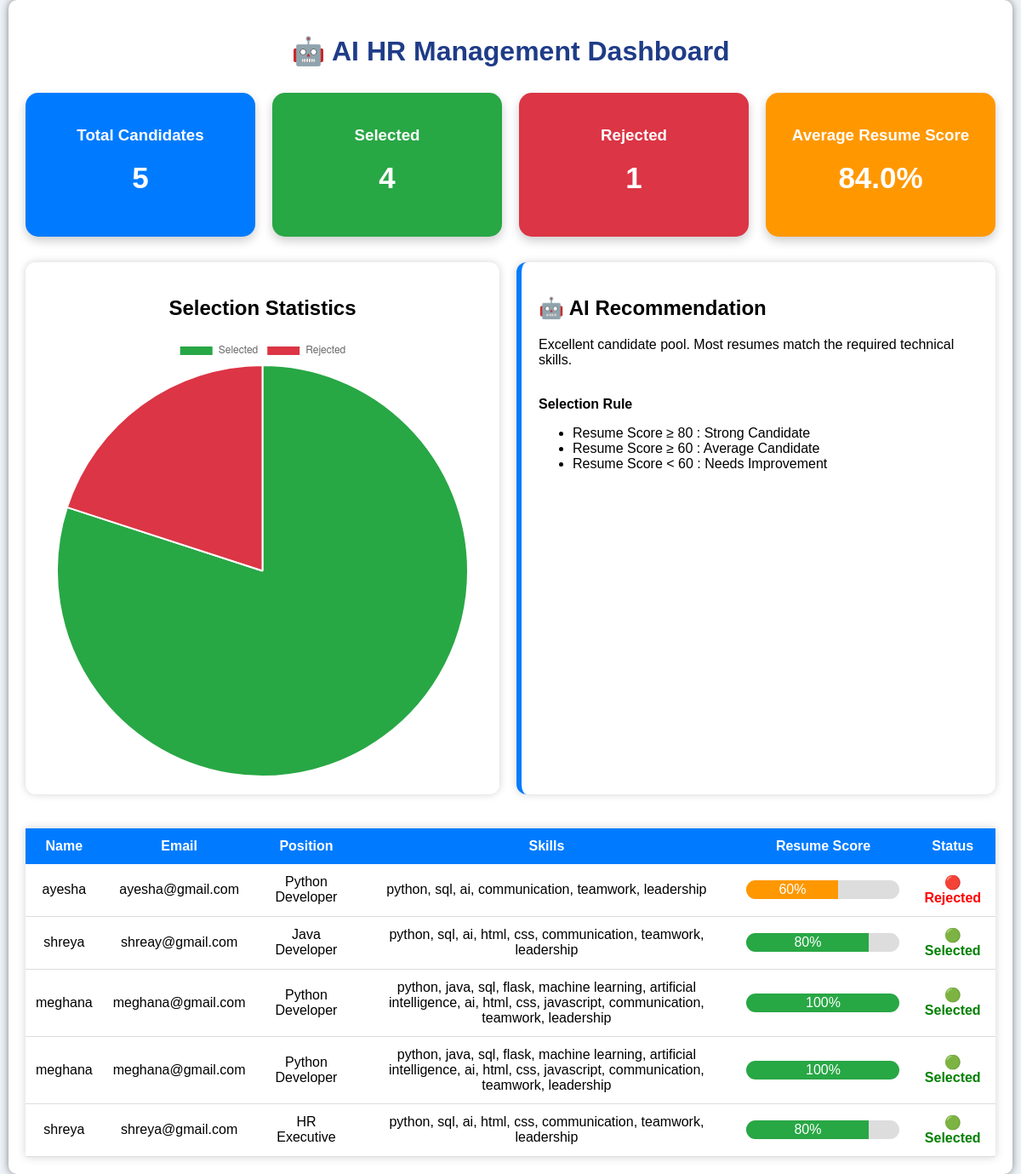
/dashboard, run on the app's committed database.
### tables this page shows
CREATE TABLE candidates (
    id INTEGER PRIMARY KEY AUTOINCREMENT,
    name TEXT,
    email TEXT,
    position TEXT,
    resume TEXT,
    skills TEXT,
    resume_score INTEGER,
    interview_score INTEGER,
    status TEXT
);

### app.py (the view)
@app.route("/dashboard")
def dashboard():
    conn = sqlite3.connect("hrms.db")
    cursor = conn.cursor()
    cursor.execute("""
        SELECT
        name,
        email,
        position,
        skills,
        resume_score,
        status
        FROM candidates
    """)
    candidates = cursor.fetchall()
    cursor.execute("SELECT COUNT(*) FROM candidates")
    total = cursor.fetchone()[0]
    cursor.execute("SELECT COUNT(*) FROM candidates WHERE status='Selected'")
    selected = cursor.fetchone()[0]
    cursor.execute("SELECT COUNT(*) FROM candidates WHERE status='Rejected'")
    rejected = cursor.fetchone()[0]
    cursor.execute("SELECT AVG(resume_score) FROM candidates")
    avg_score = cursor.fetchone()[0]
    if avg_score is None:
        avg_score = 0
    if avg_score >= 80:
        recommendation = "Excellent candidate pool. Most resumes match the required technical skills."
    elif avg_score >= 60:
        recommendation = "Average candidate quality. Conduct technical interviews before selection."
    else:
        recommendation = "Candidate quality is below expectations. Recruit more skilled applicants."
    conn.close()
    return render_template(
        "dashboard.html",
        candidates=candidates,
        total=total,
        selected=selected,
        rejected=rejected,
        avg_score=round(avg_score, 1),
        recommendation=recommendation
    )

### templates/dashboard.html (shortened to what this page needs)
<!DOCTYPE html>
<html>
<head>
    <link rel="stylesheet" href="{{ url_for('static', filename='style.css') }}">
</head>
<body>
<div class="container">
<h1>🤖 AI HR Management Dashboard</h1>
<div class="cards">
<div class="card blue">
<h3>Total Candidates</h3>
<h2>{{ total }}</h2>
</div>
<div class="card green">
<h3>Selected</h3>
<h2>{{ selected }}</h2>
</div>
<div class="card red">
<h3>Rejected</h3>
<h2>{{ rejected }}</h2>
</div>
<div class="card orange">
<h3>Average Resume Score</h3>
<h2>{{ avg_score }}%</h2>
</div>
</div>
<div class="middle">
<div class="chart-box">
<h2 style="text-align:center;">Selection Statistics</h2>
<canvas id="myChart"></canvas>
</div>
<div class="ai-box">
<h2>🤖 AI Recommendation</h2>
<p>{{ recommendation }}</p>
<br>
<b>Selection Rule</b>
<ul>
<li>Resume Score ≥ 80 : Strong Candidate</li>
<li>Resume Score ≥ 60 : Average Candidate</li>
<li>Resume Score < 60 : Needs Improvement</li>
</ul>
</div>
</div>
<table>
<tr>
<th>Name</th>
<th>Email</th>
<th>Position</th>
<th>Skills</th>
<th>Resume Score</th>
<th>Status</th>
</tr>
{% for candidate in candidates %}
<tr>
<td>{{ candidate[0] }}</td>
<td>{{ candidate[1] }}</td>
<td>{{ candidate[2] }}</td>
<td>{{ candidate[3] }}</td>
<td>
<div class="progress">
{% if candidate[4] >= 80 %}
<div class="bar-green" style="width:{{ candidate[4] }}%;">
{{ candidate[4] }}%
</div>
{% elif candidate[4] >= 60 %}
<div class="bar-orange" style="width:{{ candidate[4] }}%;">
{{ candidate[4] }}%
</div>
{% else %}
<div class="bar-red" style="width:{{ candidate[4] }}%;">
{{ candidate[4] }}%
</div>
{% endif %}
</div>
</td>
<td>
{% if candidate[5]=="Selected" %}
<span class="selected">🟢 Selected</span>
{% else %}
<span class="rejected">🔴 Rejected</span>
{% endif %}
</td>
</tr>
{% endfor %}
</table>
</div>
<script>
const ctx=document.getElementById('myChart');
new Chart(ctx,{
type:'pie',
data:{
labels:['Selected','Rejected'],
datasets:[{
data:[{{ selected }},{{ rejected }}],
backgroundColor:[
'#28a745',
'#dc3545'
]
}]
},
options:{
responsive:true
}
});
</script>
</body>
</html>

### static/style.css (style rules this page uses)
body { background:#f4f6f8; font-family:Arial; }
.container { width:450px; margin:60px auto; background:white; padding:30px; border-radius:10px; box-shadow:0px 0px 10px gray; }
h1 { text-align:center; color:#2c3e50; }

### templates/dashboard.html (style rules this page uses)
body { margin:0; font-family:Arial, Helvetica, sans-serif; background:#edf2f7; }
.container { width:95%; margin:auto; padding:20px; }
h1 { text-align:center; color:#1f3c88; }
.cards { display:flex; justify-content:space-between; flex-wrap:wrap; gap:20px; margin:30px 0; }
.card { flex:1; min-width:220px; color:white; padding:20px; border-radius:15px; text-align:center; box-shadow:0px 5px 12px rgba(0,0,0,0.2); }
.blue { background:#007BFF; }
.green { background:#28a745; }
.red { background:#dc3545; }
.orange { background:#ff9800; }
.card h2 { font-size:35px; margin-top:10px; }
.middle { display:flex; gap:20px; margin-top:30px; }
.chart-box { flex:1; background:white; padding:20px; border-radius:12px; box-shadow:0 0 10px lightgray; }
.ai-box { flex:1; background:white; padding:20px; border-left:6px solid #007BFF; border-radius:12px; box-shadow:0 0 10px lightgray; }
table { width:100%; margin-top:40px; border-collapse:collapse; background:white; box-shadow:0 0 10px lightgray; }
th { background:#007BFF; color:white; padding:12px; }
td { padding:12px; text-align:center; border-bottom:1px solid #ddd; }
.progress { width:180px; background:#ddd; border-radius:20px; overflow:hidden; margin:auto; }
.bar-green { background:#28a745; color:white; text-align:center; height:22px; line-height:22px; }
.bar-orange { background:#ff9800; color:white; text-align:center; height:22px; line-height:22px; }
.selected { color:green; font-weight:bold; }
.rejected { color:red; font-weight:bold; }

### data on the page
candidates: name "ayesha", email "ayesha@gmail.com", position "Python Developer", skills "python, sql, ai, communication, teamwork, leadership", resume_score "60", status "🔴 Rejected"
candidates: name "shreya", email "shreay@gmail.com", position "Java Developer", skills "python, sql, ai, html, css, communication, teamwork, leadership", resume_score "80", status "🟢 Selected"
candidates: name "meghana", email "meghana@gmail.com", position "Python Developer", skills "python, java, sql, flask, machine learning, artificial intelligence, ai, html, css, javascript, communication, teamwork, leadership", resume_score "100", status "🟢 Selected"
candidates: name "meghana", email "meghana@gmail.com", position "Python Developer", skills "python, java, sql, flask, machine learning, artificial intelligence, ai, html, css, javascript, communication, teamwork, leadership", resume_score "100", status "🟢 Selected"
candidates: name "shreya", email "shreya@gmail.com", position "HR Executive", skills "python, sql, ai, html, css, communication, teamwork, leadership", resume_score "80", status "🟢 Selected"

### other printed values
{{ total }} "5"
{{ selected }} "4"
{{ rejected }} "1"
{{ avg_score }} "84.0"
{{ recommendation }} "Excellent candidate pool. Most resumes match the required technical skills."
chart data {{ selected }} 4
chart data {{ rejected }} 1
